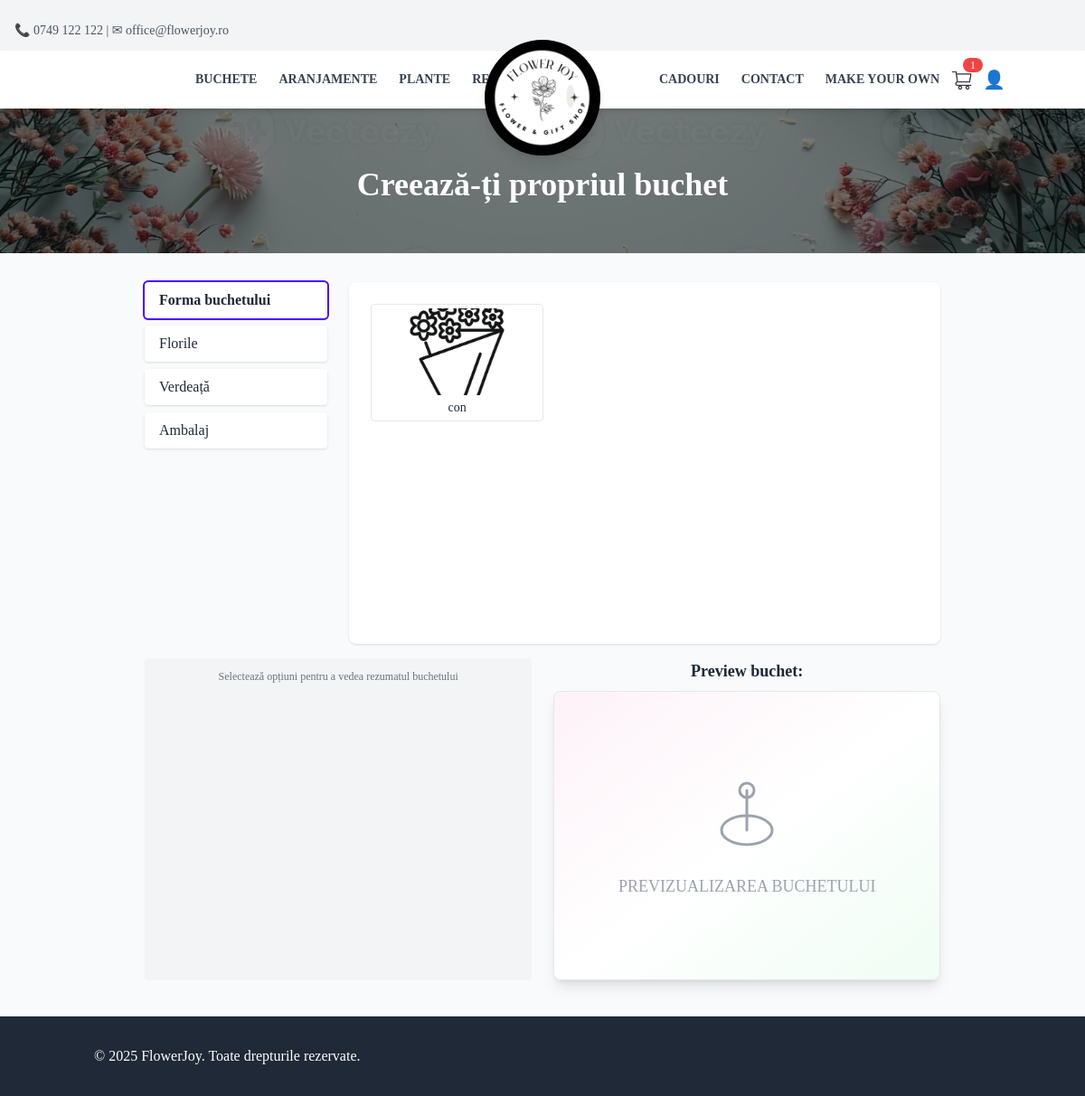
The app's page /custom-bouquet/ with its own data.
### App/models.py (models this page shows, shortened)
class BouquetShape(models.Model):
    name = models.CharField(max_length=100)
    image = models.ImageField(upload_to='bouquet_shapes/')

### App/views.py (the view)
# urls.py: path('custom-bouquet/', custom_bouquet_builder, name='custom_bouquet_builder'),
def custom_bouquet_builder(request):
    shape = BouquetShape.objects.all()
    wrapping = WrappingPaper.objects.filter(in_stock=True).prefetch_related("color_variants__color")
    greenery = Greenery.objects.all()
    flower = Flower.objects.all()
    return render(request, "custom_bouquet_builder.html", {
            "shapes": shape,
            "wrappings": wrapping,
            "greens": greenery,
            "flowers": flower,
        })

### App/models.py (called while the page is built)
    @property
    def in_stock(self):
        return self.quantity > 0

### App/templates/partials/custom_bouquet_builder.html (shortened to what this page needs)
{% extends "base.html" %}
{% block content %}
<section class="relative w-full h-56 bg-cover bg-center mt-14" style="background-image: url('/static/bannerCart.jpg');">
    <div class="container mx-auto px-4 py-16 relative z-10 text-white">
        <h1 class="text-4xl font-bold text-center mt-16">Creează-ți propriul buchet</h1>
    </div>
</section>
<section class="pt-8 bg-gray-50 h-full mb-10">
    <div class="container mx-auto px-2 max-w-4xl">
        <div class="grid grid-cols-12 gap-6">
            <div class="col-span-3 space-y-2 sticky top-32">
                <button type="button" data-step-button="step-shape" onclick="showStep('step-shape')" class="step-button block w-full text-left px-4 py-2 bg-white rounded shadow hover:bg-primary/10">Forma buchetului</button>
                <button type="button" data-step-button="step-flowers" onclick="showStep('step-flowers')" class="step-button block w-full text-left px-4 py-2 bg-white rounded shadow hover:bg-primary/10">Florile</button>
                <button type="button" data-step-button="step-greenery" onclick="showStep('step-greenery')" class="step-button block w-full text-left px-4 py-2 bg-white rounded shadow hover:bg-primary/10">Verdeață</button>
                <button type="button" data-step-button="step-wrapping" onclick="showStep('step-wrapping')" class="step-button block w-full text-left px-4 py-2 bg-white rounded shadow hover:bg-primary/10">Ambalaj</button>
            </div>
            <form id="bouquet-form"
                hx-post="{% url 'create_custom_bouquet' %}"
                hx-target="#summary"
                hx-swap="innerHTML"
                hx-trigger="change, keyup delay:300ms from:input, select"
                class="col-span-9 bg-white p-6 rounded-lg shadow overflow-y-auto h-[calc(2*12rem+1rem)]">
                <div id="step-shape" class="step hidden space-y-8">
                    <div class="grid grid-cols-1 sm:grid-cols-2 md:grid-cols-3 gap-4">
                    {% for shape in shapes %}
                    <div class="relative">
                        <label for="shape_{{ shape.id }}"
                            class="cursor-pointer border rounded p-1 hover:shadow transition
                                    peer-checked:ring-2 peer-checked:ring-primary peer-checked:border-primary block">
                        <img src="{{ shape.image.url }}" alt="{{ shape.name }}" class="w-full h-24 object-cover rounded">
                        <p class="text-center mt-1 text-sm font-medium">{{ shape.name }}</p>
                        </label>
                    </div>
                    {% endfor %}
                    </div>
                </div>
            </form>
        </div>
        <div class="flex flex-col md:flex-row gap-6 mt-4">
            <div id="summary" class="bg-gray-100 p-3 rounded md:w-1/2">
                <div class="text-gray-500 text-xs text-center">Selectează opțiuni pentru a vedea rezumatul buchetului</div>
            </div>
            <div class="md:w-1/2 flex flex-col items-center">
                <h2 class="text-lg font-semibold mb-2">Preview buchet:</h2>
                <div class="relative w-full max-w-2xl h-[20rem] flex items-center justify-center bg-gradient-to-br from-pink-50 via-white to-green-50 border rounded-lg shadow-lg overflow-hidden">
                    <div id="bouquet-preview-placeholder" class="absolute inset-0 flex flex-col items-center justify-center text-gray-400 pointer-events-none" style="display: none;">
                        <svg class="w-24 h-24 mb-4" fill="none" stroke="currentColor" stroke-width="1.5" viewBox="0 0 48 48">
                            <ellipse cx="24" cy="32" rx="14" ry="8" stroke="currentColor" fill="none"/>
                            <path d="M24 32V10" stroke="currentColor" stroke-linecap="round"/>
                            <circle cx="24" cy="10" r="4" stroke="currentColor" fill="none"/>
                        </svg>
                        <span class="text-lg">PREVIZUALIZAREA BUCHETULUI</span>
                    </div>
                </div>
            </div>
        </div>
    </div>
</section>
{% endblock %}

### records on screen
BouquetShape: image (picture), name "con"
